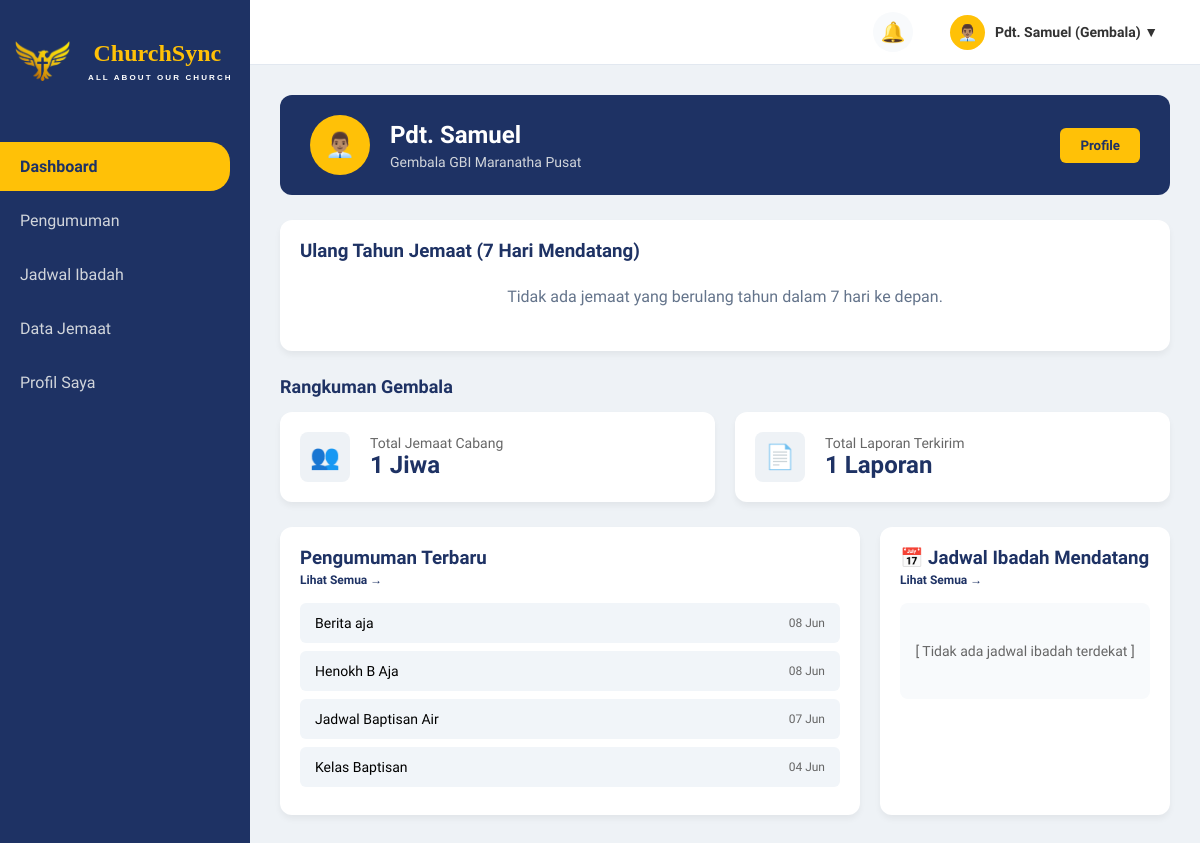
The app's page /gembala/dashboard_gembala.php (signed in), older data.
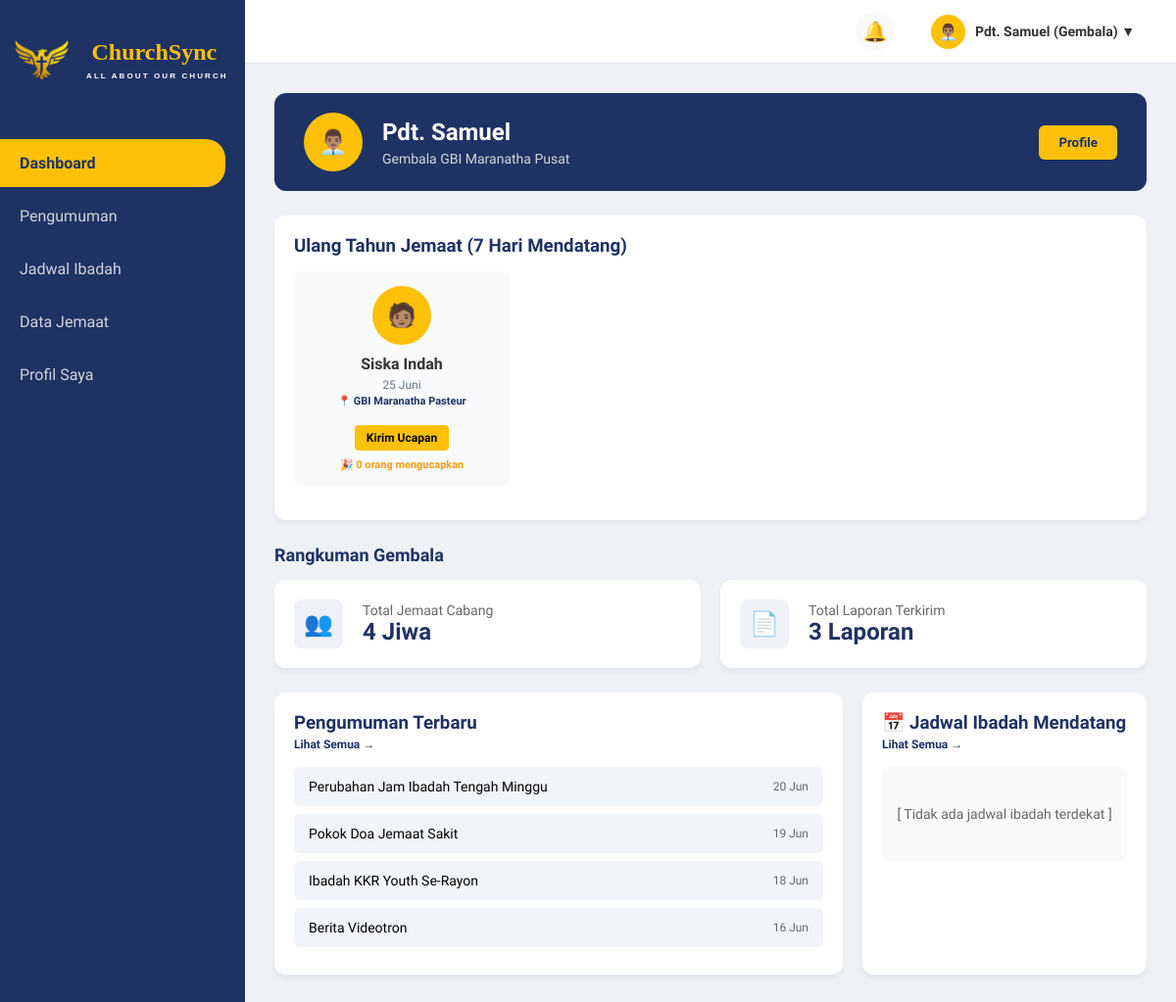
The same page, newer data.
### tables this page shows
CREATE TABLE `pengumuman` (
  `id_pengumuman` int(20) NOT NULL AUTO_INCREMENT,
  `judul_pengumuman` varchar(255) NOT NULL,
  `isi_pengumuman` text NOT NULL,
  `tanggal_publikasi` date NOT NULL,
  `status_publikasi` enum('Draft','Published') NOT NULL,
  `kategori_pengumuman` varchar(50) NOT NULL,
  `gambar_pendukung` varchar(255) NOT NULL,
  `target_tipe` enum('umum','cabang') NOT NULL DEFAULT 'umum',
  `id_cabang` int(11) DEFAULT NULL,
  PRIMARY KEY (`id_pengumuman`)
);

CREATE TABLE `jemaat` (
  `id_jemaat` int(20) NOT NULL AUTO_INCREMENT,
  `nama_lengkap` varchar(100) NOT NULL,
  `tanggal_lahir` date NOT NULL,
  `no_telp` varchar(100) NOT NULL,
  `alamat` varchar(255) NOT NULL,
  `email` varchar(100) NOT NULL,
  `password` varchar(100) NOT NULL,
  `role` enum('jemaat','gembala_cabang','admin') NOT NULL,
  `id_cabang` int(11) NOT NULL,
  PRIMARY KEY (`id_jemaat`),
  KEY `fk_jemaat_cabang` (`id_cabang`),
  CONSTRAINT `fk_jemaat_cabang` FOREIGN KEY (`id_cabang`) REFERENCES `cabang_gereja` (`id_cabang`)
);

CREATE TABLE `cabang_gereja` (
  `id_cabang` int(5) NOT NULL AUTO_INCREMENT,
  `nama_cabang` varchar(100) NOT NULL,
  `alamat_cabang` varchar(255) NOT NULL,
  `id_gembala` int(11) DEFAULT NULL,
  PRIMARY KEY (`id_cabang`)
);

### gembala/dashboard_gembala.php (the view, shortened to what the changed rows need)
<?php
include '../koneksi.php';
$nama_session = $_SESSION['nama_lengkap'];
$q_gembala = mysqli_query($conn, "SELECT j.*, c.nama_cabang
                                  FROM jemaat j
                                  JOIN cabang_gereja c ON j.id_cabang = c.id_cabang
                                  WHERE j.nama_lengkap = '$nama_session' AND j.role = 'gembala_cabang'");
$gembala = mysqli_fetch_assoc($q_gembala);
$id_cabang_gembala = $gembala['id_cabang'];
$q_total_jemaat = mysqli_query($conn, "SELECT COUNT(*) as total FROM jemaat WHERE id_cabang = '$id_cabang_gembala' AND role = 'jemaat'");
$total_jemaat = mysqli_fetch_assoc($q_total_jemaat)['total'];
$q_total_laporan = mysqli_query($conn, "SELECT COUNT(p.id_pendataan) as total
                                        FROM pendataan p
                                        JOIN jadwal_ibadah j ON p.id_jadwal = j.id_jadwal
                                        WHERE j.id_cabang = '$id_cabang_gembala'");
$total_laporan = mysqli_fetch_assoc($q_total_laporan)['total'];
$q_ultah = mysqli_query($conn, "
    SELECT j.id_jemaat, j.nama_lengkap, DAY(j.tanggal_lahir) as tgl, MONTH(j.tanggal_lahir) as bln, c.nama_cabang,
    (SELECT COUNT(*) FROM ucapan_ultah WHERE id_penerima = j.id_jemaat AND tahun = YEAR(NOW())) as total_ucapan
    FROM jemaat j
    LEFT JOIN cabang_gereja c ON j.id_cabang = c.id_cabang
    WHERE
        (DATE_FORMAT(j.tanggal_lahir, '%m-%d') BETWEEN DATE_FORMAT(NOW(), '%m-%d') AND DATE_FORMAT(DATE_ADD(NOW(), INTERVAL 7 DAY), '%m-%d'))
        OR
        (DATE_FORMAT(NOW(), '%m-%d') > DATE_FORMAT(DATE_ADD(NOW(), INTERVAL 7 DAY), '%m-%d') AND
        (DATE_FORMAT(j.tanggal_lahir, '%m-%d') >= DATE_FORMAT(NOW(), '%m-%d') OR DATE_FORMAT(j.tanggal_lahir, '%m-%d') <= DATE_FORMAT(DATE_ADD(NOW(), INTERVAL 7 DAY), '%m-%d')))
    ORDER BY
        CASE WHEN DATE_FORMAT(j.tanggal_lahir, '%m-%d') >= DATE_FORMAT(NOW(), '%m-%d') THEN 0 ELSE 1 END,
        DATE_FORMAT(j.tanggal_lahir, '%m-%d') ASC
    LIMIT 10
");
$q_pengumuman = mysqli_query($conn, "SELECT judul_pengumuman, tanggal_publikasi
                                     FROM pengumuman
                                     WHERE status_publikasi = 'Published'
                                     ORDER BY tanggal_publikasi DESC LIMIT 4");
$bulan_indo = ['Januari', 'Februari', 'Maret', 'April', 'Mei', 'Juni', 'Juli', 'Agustus', 'September', 'Oktober', 'November', 'Desember'];
?>
<!DOCTYPE html>
<html lang="id">
<head>
    <link rel="stylesheet" href="../style.css">
</head>
<body>
    <div class="content-wrapper">
        <div class="main-content">
            <div class="profile-banner">
                <div class="profile-info">
                    <div class="profile-text">
                        <h2><?= htmlspecialchars($gembala['nama_lengkap']); ?></h2>
                    </div>
                </div>
            </div>
            <div class="card">
                <div class="birthday-list">
                    <?php if (mysqli_num_rows($q_ultah) > 0): ?>
                        <?php while ($ultah = mysqli_fetch_assoc($q_ultah)): ?>
                            <div class="birthday-item">
                                <div class="avatar">🧑🏽</div>
                                <p style="font-weight: bold; margin-bottom: 5px; color: var(--text-dark);"><?= htmlspecialchars($ultah['nama_lengkap']); ?></p>
                                <p style="font-size: 12px; color: #64748b; margin-top: 0; margin-bottom: 3px;"><?= $ultah['tgl'] . ' ' . $bulan_indo[$ultah['bln'] - 1]; ?></p>
                                <p style="font-size: 11px; color: var(--primary-blue); font-weight: 600; margin-top: 0; margin-bottom: 8px;">
                                    📍 <?= $ultah['nama_cabang'] ? htmlspecialchars($ultah['nama_cabang']) : 'Pusat'; ?>
                                </p>
                                <button class="btn-ucapan" onclick="kirimUcapanIni(<?= $ultah['id_jemaat']; ?>, this)">Kirim Ucapan</button>
                                <p style="font-size: 11px; margin-top: 8px; color: #f59e0b; font-weight: bold;">
                                    🎉 <?= $ultah['total_ucapan']; ?> orang mengucapkan
                                </p>
                            </div>
                        <?php endwhile; ?>
                    <?php else: ?>
                        <p style="color: #64748b; padding: 10px; width: 100%; text-align: center;">Tidak ada jemaat yang berulang tahun dalam 7 hari ke depan.</p>
                    <?php endif; ?>
                </div>
            </div>
            <div class="summary-section">
                <div class="summary-grid">
                    <div class="stat-card">
                        <div class="stat-data">
                            <p>Total Jemaat Cabang</p>
                            <h3><?= $total_jemaat; ?> Jiwa</h3>
                        </div>
                    </div>
                    <div class="stat-card">
                        <div class="stat-data">
                            <p>Total Laporan Terkirim</p>
                            <h3><?= $total_laporan; ?> Laporan</h3>
                        </div>
                    </div>
                </div>
            </div>
            <div class="grid-container">
                <div class="card">
                    <ul class="pengumuman-list">
                        <?php if (mysqli_num_rows($q_pengumuman) > 0): ?>
                            <?php while ($pengumuman = mysqli_fetch_assoc($q_pengumuman)): ?>
                                <li>
                                    <span><?= htmlspecialchars($pengumuman['judul_pengumuman']); ?></span>
                                    <span class="tgl-pengumuman"><?= date('d M', strtotime($pengumuman['tanggal_publikasi'])); ?></span>
                                </li>
                            <?php endwhile; ?>
                        <?php else: ?>
                            <li style="justify-content: center; color: #64748b;">Belum ada pengumuman.</li>
                        <?php endif; ?>
                    </ul>
                </div>
            </div>
        </div>
    </div>
</body>
</html>

Row changes from the older to the newer data that the page shows:
removed pengumuman: judul_pengumuman "Berita aja", tanggal_publikasi "08 Jun"
removed pengumuman: judul_pengumuman "Henokh B Aja", tanggal_publikasi "08 Jun"
no longer on this page (row unchanged): pengumuman: judul_pengumuman "Jadwal Baptisan Air", tanggal_publikasi "07 Jun"
removed pengumuman: judul_pengumuman "Kelas Baptisan", tanggal_publikasi "04 Jun"
added jemaat: nama_lengkap "Siska Indah", tgl "25", bln "Juni", id_cabang.nama_cabang "GBI Maranatha Pasteur", total_ucapan "0"
added pengumuman: judul_pengumuman "Perubahan Jam Ibadah Tengah Minggu", tanggal_publikasi "20 Jun"
added pengumuman: judul_pengumuman "Pokok Doa Jemaat Sakit", tanggal_publikasi "19 Jun"
added pengumuman: judul_pengumuman "Ibadah KKR Youth Se-Rayon", tanggal_publikasi "18 Jun"
added pengumuman: judul_pengumuman "Berita Videotron", tanggal_publikasi "16 Jun"
Text that changed along with them:
$total_jemaat: "1" → "4"
$total_laporan: "1" → "3"
text no longer shown: "Tidak ada jemaat yang berulang tahun dalam 7 hari ke depan."
